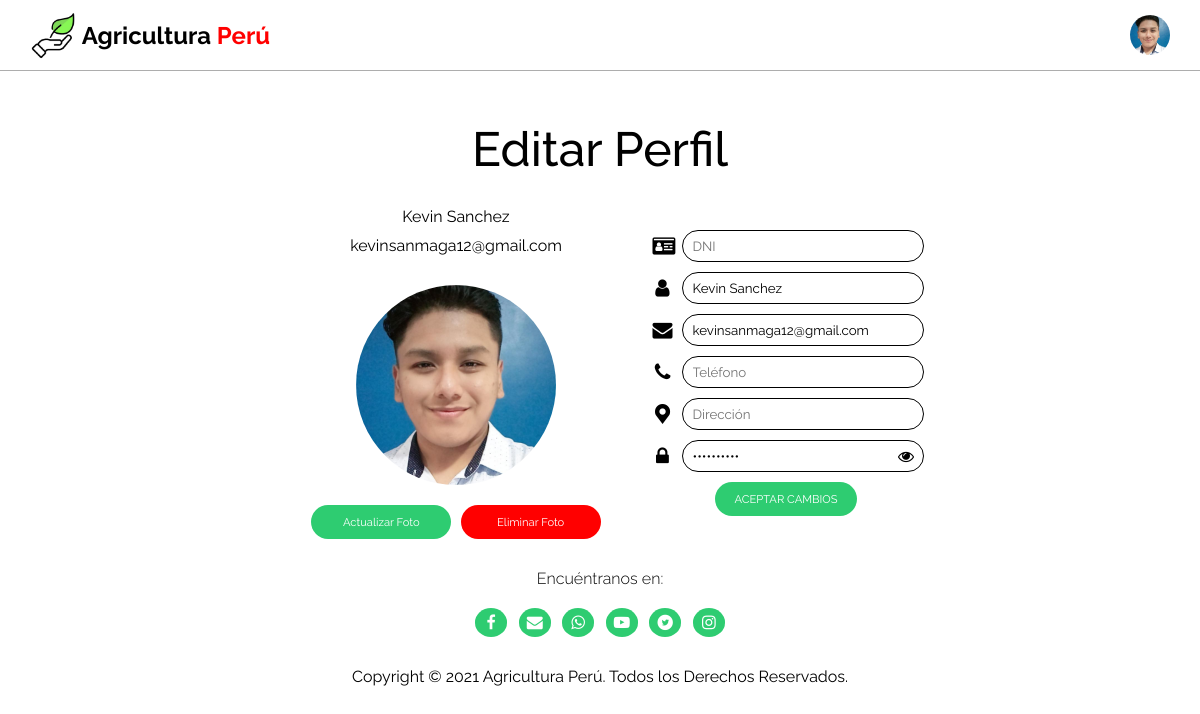
Screenshot of /editar-perfil.php?id=1 with the database file from the repository.
### tables this page shows
CREATE TABLE `datos` (
  `id` int(100) NOT NULL,
  `foto` varchar(200) NOT NULL,
  `name` varchar(200) NOT NULL,
  `email` varchar(200) NOT NULL,
  `telefono` varchar(200) NOT NULL,
  `direccion` varchar(200) NOT NULL,
  `dni` varchar(200) NOT NULL,
  `password` varchar(200) NOT NULL,
  `conf_password` varchar(200) NOT NULL
);

### editar-perfil.php (the view, shortened to what this page needs)
<?php
    include 'database.php';
    $idCliente = $_GET['id'];
        $foto = "";
        $classRemove = 'notBlock';
        $clientes = "SELECT * FROM datos WHERE id = '$idCliente'";
        $datos_cliente = mysqli_query($conexion, $clientes);
?>
<!DOCTYPE html>
<html lang="es">
<head>
    <link rel="stylesheet" href="assets/css/general.css">
    <link rel="stylesheet" href="assets/css/editar-perfil.css?2.8">
    <link rel="stylesheet" href="assets/css/icons.css?1.2">
</head>
<body>
    <?php while($fila_cliente = mysqli_fetch_array($datos_cliente)){
    if($datos_usuario['foto'] != "foto_perfil.png"){
    $classRemove = "";
    $foto = '<img class="img" id="img" src="'.$fila_cliente['foto'].'" alt="Foto de Perfil">';
    }
    ?>
    <nav class="menu">
        <div class="contenedor">
            <ul class="seccion-a clasic">
                <a href="index.html" class="clasic">
                    <img src="assets/img/0001.png" alt="Logotipo de Agricultura Perú">
                    <h1>Agricultura <span>Perú</span></h1>
                </a>
            </ul>
            <ul class="seccion-b clasic">
                <img id="btnmenu" src="<?php echo $fila_cliente['foto'] ?>" alt="Foto de Usuario">
            </ul>
        </div>
    </nav>
    <h1 class="title special">Editar Perfil</h1>
    <section class="contenedor formulario">
        <form action="proceso_editar.php" method="post" class="formulario" enctype="multipart/form-data">
            <div class="container-perfil">
                <div class="containerFoto">
                    <h1 class="datos_perfil"><?php echo $fila_cliente['name'] ?></h1>
                    <h1 class="datos_perfil"><?php echo $fila_cliente['email'] ?></h1>
                    <label class="foto" for="foto"><h3 id="texto" class="texto"></h3><?php echo $foto; ?></label>
                    <div class="upimg">
                        <div required onclick="document.getElementById('foto').click()">Actualizar Foto</div>
                        <span class="borrarFoto <?php echo $classRemove; ?>"><p>Eliminar Foto</p></span>
                    </div>
                </div>
            </div>
            <section class="datos">
                <div class="box">
                    <div>
                        <label for="dni" class="icon-id-card"></label>
                        <input id="dni" type="text" class="input" name="dni" placeholder="DNI" value="">
                    </div>
                    <div>
                        <label for="name" class="icon-user"></label>
                        <input id="name" type="text" class="input" name="name" placeholder="Nombres y Apellidos" value="<?php echo $fila_cliente['name'];?>">
                    </div>
                    <div>
                        <label for="email" class="icon-mail-alt"></label>
                        <input id="email" type="text" class="input" name="email" placeholder="Email" value="<?php echo $fila_cliente['email'];?>">
                    </div>
                    <div>
                        <label for="telefono" class="icon-phone"></label>
                        <input id="telefono" type="text" class="input" name="telefono" placeholder="Teléfono" value="">
                    </div>
                    <div>
                        <label for="direccion" class="icon-location-1"></label>
                        <input id="direccion" type="text" class="input" name="direccion" placeholder="Dirección" value="">
                    </div>
                    <div>
                        <label for="password" class="icon-lock-1"></label>
                        <input id="password" type="password" class="input" name="password" placeholder="Password" value="<?php echo $fila_cliente['password'];?>">
                        <span id="eye" class="icon-eye"></span>
                    </div>
                    <?php } ?>
                    <input type="submit" value="Aceptar cambios" class="btn-aceptar">
                </div>
            </section>
        </form>
    </section>
    <h3 class="text-social">Encuéntranos en:</h3>
    <div class="social-net contenedor">
        <span><a href="" class="icon-facebook"></a></span>
        <span><a href="" class="icon-mail-alt"></a></span>
        <span><a href="" class="icon-wspt"></a></span>
        <span><a href="" class="icon-youtube-play"></a></span>
        <span><a href="" class="icon-twitter"></a></span>
        <span><a href="" class="icon-instagram"></a></span>
    </div>
    <footer class="contenedor">
        <h1>Copyright © 2021 Agricultura Perú. Todos los Derechos Reservados.</h1>
    </footer>
</body>
</html>

### assets/css/general.css (style rules this page uses)
* { margin: 0; padding: 0; font-family: 'Oswald', sans-serif; font-family: 'Raleway', sans-serif; }
:root { --primario:#2ecc71; }
a { text-decoration: none; color: #000; }
.contenedor { width: 95%; max-width: 1500px; margin: auto; height: 100%; display: flex; align-items: center; justify-content: center; }
.clasic { display: flex; align-items: center; justify-content: center; }
.menu { width: 100%; height: 70px; border-bottom: 1px solid #adadad; }
.menu .contenedor .seccion-a { width: 240px; }
.menu .contenedor .seccion-a a { justify-content: space-between; height: 100%; width: 100%; }
.menu .contenedor .seccion-a a h1 span { color: #ff0000; transition: .3s; }
.menu .contenedor .seccion-a a img { width: 50px; }
.menu .contenedor .seccion-b { width: calc(100% - 240px); justify-content: flex-end; }
.menu .contenedor .seccion-b img { width: 40px; height: 25px; object-fit: cover; border-radius: 20px; }
.title { text-align: center; font-weight: 500; font-size: 3rem; margin-top: 50px; margin-bottom: 50px; }
.special { margin-bottom: 30px; }
.text-social { text-align: center; font-weight: 300; margin-top: 30px; font-size: 1rem; }
.social-net { margin-top: 20px; width: 250px; margin-bottom: 30px; justify-content: space-between; }
.social-net span { background-color: var(--primario); border-radius: 50%; padding: 5px; transition: .3s; }
.social-net span a { color: #fff; font-size: 1rem; }
footer h1 { font-size: 1rem; font-weight: 400; margin-bottom: 10px; }

### assets/css/editar-perfil.css (style rules this page uses)
.menu .contenedor .seccion-b { display: flex; align-items: center; justify-content: flex-end; }
.menu .contenedor .seccion-b img { width: 40px; height: 40px; object-fit: cover; border-radius: 50%; cursor: pointer; }
.formulario { display: flex; align-items: center; justify-content: center; }
.formulario .container-perfil { width: 60%; height: 100%; }
.formulario .container-perfil .containerFoto { width: 90%; margin: auto; }
.formulario .container-perfil .containerFoto h1 { text-align: center; font-weight: 400; font-size: 1rem; margin-bottom: 10px; }
#img { height: 200px; width: 200px; object-fit: cover; border-radius: 50%; cursor: pointer; margin: auto; display: flex; margin-top: 30px; }
.formulario .container-perfil .containerFoto .upimg { align-items: center; justify-content: space-between; display: flex; width: 100%; margin-top: 20px; }
.formulario .container-perfil .containerFoto .upimg div { background-color: var(--primario); padding: 10px 20px; border: none; border-radius: 20px; transition: .3s; font-size: .7rem; color: #fff; display: flex; margin: auto; cursor: pointer; transition: .3s; width: 100px; align-items: center; justify-content: center; }
.formulario .container-perfil .containerFoto .upimg span { background-color: #ff0000; padding: 10px 20px; border: none; border-radius: 20px; transition: .3s; font-size: .7rem; color: #fff; display: flex; margin: auto; cursor: pointer; width: 100px; transition: .3s; align-items: center; justify-content: center; }
.formulario .datos { width: 40%; align-items: center; justify-content: center; display: flex; margin-left: 40px; }
.formulario .datos .box { width: 300px; display: grid; }
.formulario .datos .box div { margin-bottom: 10px; align-items: center; justify-content: center; display: flex; }
.formulario .datos .box div label { font-size: 20px; margin-right: 5px; }
.formulario .datos .box div .input { height: 30px; width: 200px; border-radius: 20px; border: 1px solid #000; padding-left: 10px; padding-right: 30px; }
#eye { position: absolute; margin-left: 240px; cursor: pointer; }
.formulario .datos .box .btn-aceptar { text-transform: uppercase; background-color: var(--primario); padding: 10px 20px; border: none; border-radius: 20px; transition: .3s; font-size: .7rem; color: #fff; display: flex; margin: auto; cursor: pointer; transition: .3s; }

### rows the page displays
datos: foto (picture), name "Kevin Sanchez", email "kevinsanmaga12@gmail.com"
